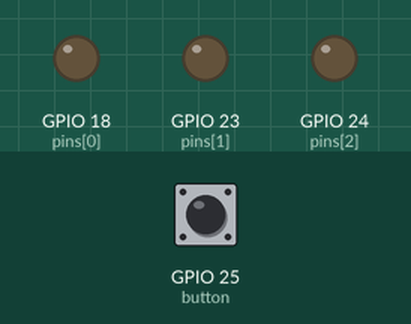
Simulated run of this program. Board: Raspberry Pi (BCM pin numbers). On the bench: output pins drawn as LEDs (lit = HIGH). The inputs (shaded band) are chosen by the test bench; at power-on: GPIO 25 (button) LOW.

Above: at 1.2 s.
1.3 s: GPIO 25 (button) pulled HIGH for 0.15 s
At 1.39 s:
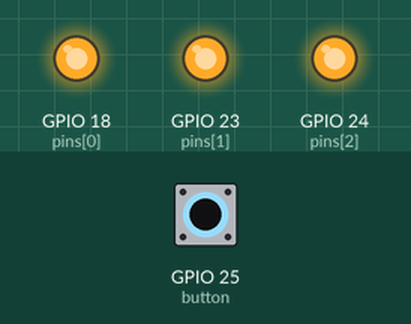
2.9 s: GPIO 25 (button) pulled HIGH for 3.2 s
At 6.8 s:
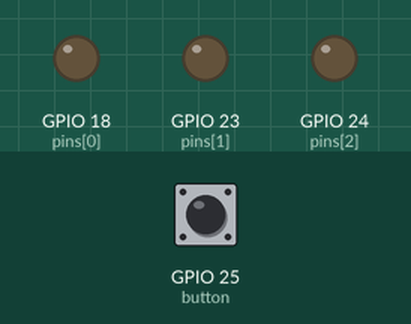
Timing chart, 0 to 8.3 s (numbered marks = the images above; inputs shaded):
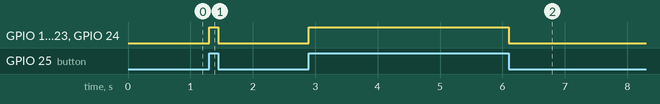

Measured:
- after the input at 1.3 s, GPIO 18 (pins[0]), GPIO 23 (pins[1]), GPIO 24 (pins[2]): LOW → HIGH at once, → LOW 0.15 s later
- after the input at 2.9 s, GPIO 18 (pins[0]), GPIO 23 (pins[1]), GPIO 24 (pins[2]): LOW → HIGH at once, → LOW 3.2 s later

The program:

button.py
```python
#!/usr/bin/sudo python
#
# button.py: button + 3 LEDs on raspberry pi
#
# 3.3V ---- Button ---- pin 25 --\/\/\/\/-- GND
# (pin connected to one side of button and also,
#  through a 10k resistor, to ground)
#
# ===> If you skip the resistor, you'll reset
#      (or maybe kill) the RaspPi when you
#      press the button

import wiringpi2 as wiringpi

# set up wiringPi with GPIO numbering of pins
wiringpi.wiringPiSetupGpio()

pins = [18, 23, 24]
button = 25

# setup pins for output
for pin in pins:
  wiringpi.pinMode(pin, 1) #  1 = output
wiringpi.pinMode(button, 0) # 0 = input

# turn LEDs off
for pin in pins:
  wiringpi.digitalWrite(pin, 0)

# turn LEDs off at exit
import atexit
def exit_handler():
  for pin in pins:
    wiringpi.digitalWrite(pin, 0)
atexit.register(exit_handler)

# turn LEDs on when button is pressed
while(1):
  value = wiringpi.digitalRead(button)
  for pin in pins:
    wiringpi.digitalWrite(pin, value)
```
